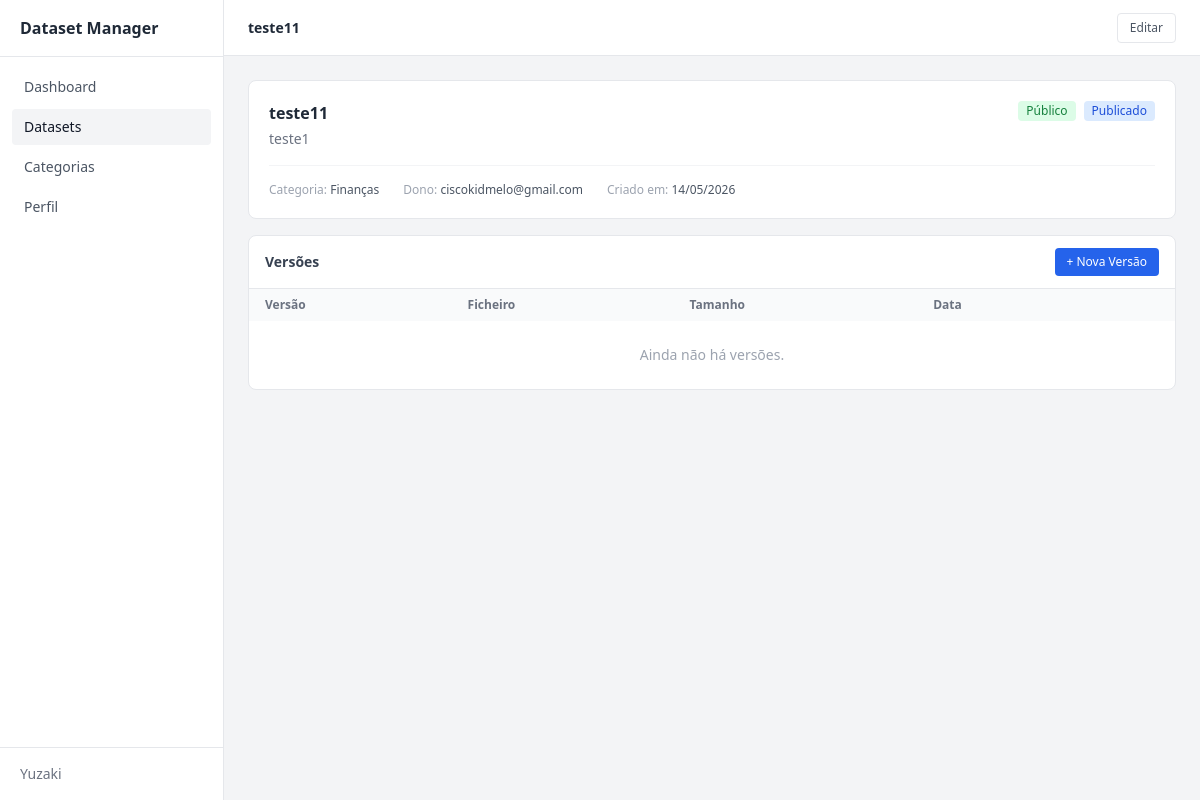
The app's page /datasets/1/ (signed in) with its own data.
### accounts/models.py (models this page shows, shortened)
class CustomUser(AbstractBaseUser, PermissionsMixin):
    username    = models.CharField(max_length=150, unique=True)
    email       = models.EmailField(unique=True)
    first_name  = models.CharField(max_length=150, blank=True)
    last_name   = models.CharField(max_length=150, blank=True)
    is_active   = models.BooleanField(default=True)
    is_staff    = models.BooleanField(default=False)
    date_joined = models.DateTimeField(default=timezone.now)
    groups = models.ManyToManyField(
        'auth.Group',
        related_name='custom_user_groups',
        blank=True,
        help_text='The groups this user belongs to.',
        verbose_name='groups',
    )
    user_permissions = models.ManyToManyField(
        'auth.Permission',
        related_name='custom_user_permissions',
        blank=True,
        help_text='Specific permissions for this user.',
        verbose_name='user permissions',
    )
    objects = CustomUserManager()
    USERNAME_FIELD  = "email"
    REQUIRED_FIELDS = ["username"]
    class Meta:
        verbose_name = "Utilizador"
        verbose_name_plural = "Utilizadores"
    def __str__(self):
        return self.email

### datasets/models.py (models this page shows, shortened)
class Dataset(models.Model):
    class Visibility(models.TextChoices):
        PUBLIC   = "public",   "Público"
        PRIVATE  = "private",  "Privado"
        INTERNAL = "internal", "Interno"
    class Status(models.TextChoices):
        DRAFT     = "draft",     "Rascunho"
        PUBLISHED = "published", "Publicado"
        ARCHIVED  = "archived",  "Arquivado"
    name        = models.CharField(max_length=255)
    description = models.TextField(blank=True)
    category    = models.ForeignKey(
        Category, on_delete=models.SET_NULL, null=True, blank=True,
        related_name="datasets"
    )
    created_at  = models.DateTimeField(auto_now_add=True)
    updated_at  = models.DateTimeField(auto_now=True)
    slug       = models.SlugField(max_length=255, unique=True, blank=True)
    owner      = models.ForeignKey(
        settings.AUTH_USER_MODEL, on_delete=models.CASCADE,
        related_name="datasets"
    )
    visibility = models.CharField(
        max_length=10, choices=Visibility.choices, default=Visibility.PUBLIC
    )
    status     = models.CharField(
        max_length=10, choices=Status.choices, default=Status.DRAFT
    )
    class Meta:
        verbose_name = "Dataset"
        verbose_name_plural = "Datasets"
        ordering = ["-created_at"]

### categories/models.py (models this page shows, shortened)
class Category(models.Model):
    name        = models.CharField(max_length=255, unique=True)
    slug        = models.SlugField(max_length=255, unique=True, blank=True)
    description = models.TextField(blank=True)
    created_at  = models.DateTimeField(auto_now_add=True)
    updated_at  = models.DateTimeField(auto_now=True)
    class Meta:
        verbose_name = "Categoria"
        verbose_name_plural = "Categorias"
        ordering = ["name"]
    def __str__(self):
        return self.name

### frontend/views.py (the view)
# urls.py: path('datasets/<int:id>/', views.dataset_detail, name='dataset_detail'),
@login_required
def dataset_detail(request, id):
    dataset = get_object_or_404(Dataset, id=id)
    return render(request, 'frontend/dataset_detail.html', {'dataset': dataset})

### frontend/templates/frontend/dataset_detail.html (shortened to what this page needs)
{% extends "frontend/base.html" %}
{% block page_title %}{{ dataset.name|default:"Dataset" }}{% endblock %}
{% block nav_datasets %}bg-gray-100 font-medium text-gray-900{% endblock %}
{% block navbar_actions %}
    <a href="/datasets/{{ dataset.id }}/edit" class="text-xs border border-gray-200 text-gray-600 px-3 py-1.5 rounded hover:bg-gray-50">
        Editar
    </a>
{% endblock %}
{% block content %}
<div class="bg-white rounded-lg border border-gray-200 p-5 mb-4">
    <div class="flex items-start justify-between">
        <div>
            <h2 class="font-semibold text-gray-800 mb-1">{{ dataset.name|default:"Nome do Dataset" }}</h2>
            <p class="text-sm text-gray-500">{{ dataset.description|default:"Sem descrição." }}</p>
        </div>
        <div class="flex gap-2">
            <span class="text-xs px-2 py-0.5 rounded bg-green-100 text-green-700">Público</span>
            <span class="text-xs px-2 py-0.5 rounded bg-blue-100 text-blue-700">Publicado</span>
        </div>
    </div>
    <div class="mt-4 pt-4 border-t border-gray-100 flex gap-6 text-xs text-gray-400">
        <span>Categoria: <span class="text-gray-600">{{ dataset.category|default:"—" }}</span></span>
        <span>Dono: <span class="text-gray-600">{{ dataset.owner|default:"—" }}</span></span>
        <span>Criado em: <span class="text-gray-600">{{ dataset.created_at|date:"d/m/Y"|default:"—" }}</span></span>
    </div>
</div>
<div class="bg-white rounded-lg border border-gray-200">
    <div class="px-4 py-3 border-b border-gray-200 flex items-center justify-between">
        <h2 class="text-sm font-semibold text-gray-700">Versões</h2>
        <a href="#" class="text-xs bg-blue-600 text-white px-3 py-1.5 rounded hover:bg-blue-700">+ Nova Versão</a>
    </div>
    <table class="w-full text-sm">
        <thead class="bg-gray-50 text-xs text-gray-500">
            <tr>
                <th class="px-4 py-2 text-left">Versão</th>
                <th class="px-4 py-2 text-left">Ficheiro</th>
                <th class="px-4 py-2 text-left">Tamanho</th>
                <th class="px-4 py-2 text-left">Data</th>
                <th class="px-4 py-2 text-left"></th>
            </tr>
        </thead>
        <tbody class="divide-y divide-gray-100">
            <tr>
                <td colspan="5" class="px-4 py-6 text-center text-gray-400">Ainda não há versões.</td>
            </tr>
        </tbody>
    </table>
</div>
{% endblock %}

### frontend/templates/frontend/base.html (shortened to what this page needs)
<!DOCTYPE html>
<html lang="pt">
<head>
    <script src="https://cdn.tailwindcss.com"></script>
</head>
<body class="bg-gray-100 min-h-screen flex">
    <aside class="w-56 min-h-screen bg-white border-r border-gray-200 flex flex-col fixed top-0 left-0">
        <div class="px-5 py-4 border-b border-gray-200">
            <span class="font-semibold text-gray-800">Dataset Manager</span>
        </div>
        <nav class="flex-1 px-3 py-3 space-y-1">
            <a href="/dashboard" class="flex items-center gap-2 px-3 py-2 rounded text-sm text-gray-600 hover:bg-gray-100 {% block nav_dashboard %}{% endblock %}">Dashboard</a>
            <a href="/datasets" class="flex items-center gap-2 px-3 py-2 rounded text-sm text-gray-600 hover:bg-gray-100 {% block nav_datasets %}{% endblock %}">Datasets</a>
            <a href="/categories" class="flex items-center gap-2 px-3 py-2 rounded text-sm text-gray-600 hover:bg-gray-100 {% block nav_categories %}{% endblock %}">Categorias</a>
            <a href="/profile" class="flex items-center gap-2 px-3 py-2 rounded text-sm text-gray-600 hover:bg-gray-100 {% block nav_profile %}{% endblock %}">Perfil</a>
        </nav>
        <div class="px-5 py-4 border-t border-gray-200 text-sm text-gray-500">
            {{ request.user.username|default:"Utilizador" }}
        </div>
    </aside>
    <div class="flex-1 flex flex-col ml-56">
        <header class="h-14 bg-white border-b border-gray-200 flex items-center justify-between px-6">
            <h1 class="text-sm font-semibold text-gray-800">{% block page_title %}{% endblock %}</h1>
            <div class="flex items-center gap-2">
                {% block navbar_actions %}{% endblock %}
            </div>
        </header>
        <main class="flex-1 p-6">
            {% block content %}{% endblock %}
        </main>
    </div>
</body>
</html>

### records on screen
CustomUser: user.username "Yuzaki"
Dataset: name "teste11", description "teste1", category "Finanças", owner "ciscokidmelo@gmail.com", created_at "14/05/2026"
